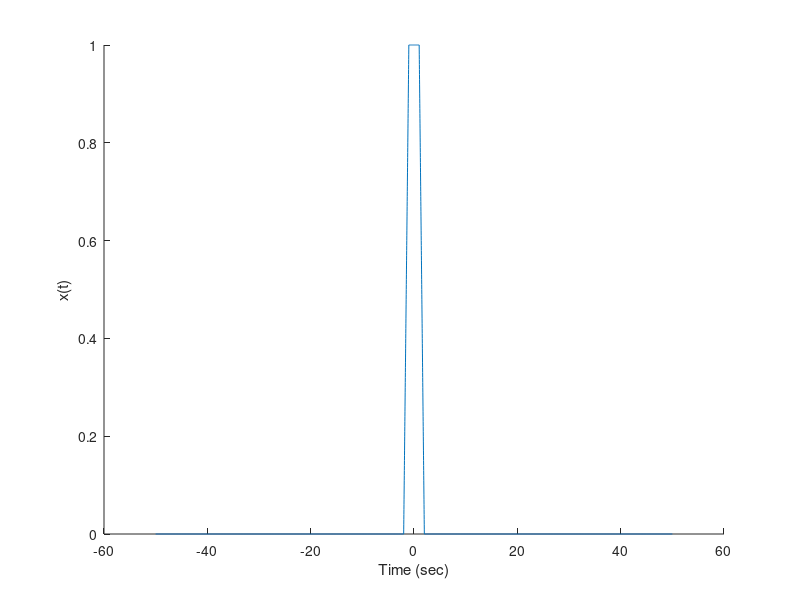
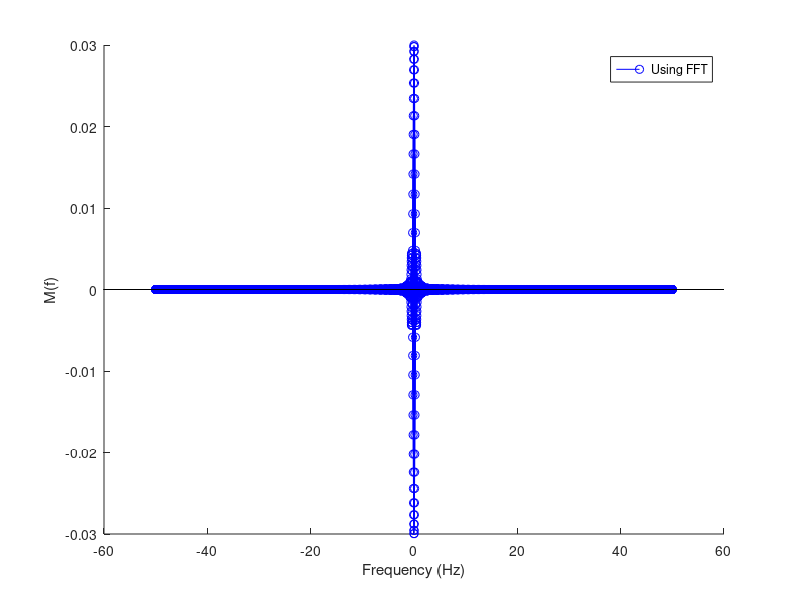

Reproduce these figures in MATLAB, in order.
# clear command window
clc;
# remove all variables from workspace
clear
# close all figures
close all
# importing signal package
pkg load signal


%%%%%% Frequencies initialization %%%%%%
# carrier frequency initialization
fc=1e4; #10KHz

%%%%%% Frequency domain %%%%%%
# df=fs/N
df=0.01; #resolution 0.01Hz
# sampling frequency, inverse of sampling tinme
fs=100; #100Hz

%%%%%% Time and frequency definition %%%%%%
# time step
ts= 1/fs;
# T is the simulation time
T=1/df;
# Number of time samples
N=ceil(T/ts);
# time vector
t= -N*ts/2:ts:N*ts/2-ts;

# frequency vector
if(rem(N,2)==0) #even
  f= -(0.5*fs): df : (0.5*fs-df);
else #odd
  f= -(0.5*fs-0.5*df): df : (0.5*fs-0.5*df);
end



# q1 plot function x(t)
%adding linear part
%getting indices
m=zeros(size(t));
less_neg1=(t<-1) & (t>=-2);
more_pos1=(t>1)&(t<=2);
m(less_neg1)=t(less_neg1)+2*ones(size(t(less_neg1))); %2+t graph
m(more_pos1)=-t(more_pos1)+2*ones(size(t(more_pos1))); %2-t graph
m((t>=-1) & (t<=1))=ones(size(t(t>=-1&t<=1)));


figure(1);
plot(t,m);
xlabel("Time (sec)");
ylabel("x(t)");
box off;


# q2
% manual fft
%analytic_M=zeros(size(t));
%for j=1:length(t)
%    for k=1:length(t)
%      F(j)=t(k)*exp(-1i*2*pi*(j-1)*(k-1)/N);
%      analytic_M(j)=analytic_M(j)+F(j);
%    end
%end
%figure(2)
%plot(f,analytic_M,"--r");

# q3
# fourier transform of m(t) --> M(f)
M=fftshift(fft(m,N)/N); %since it's an even function scaled by 1/N
figure(2)
hold on;
stem(f,M,"-b");
xlabel("Frequency (Hz)");
ylabel("M(f)");
legend("Using FFT");
box off;

% q4: Band Width
Energy_from_freq=sum(abs(M).^2)*df;
# by looking at both variables values in workspace we can verify parseval's theorem.

%%%%%% Finding Band Width %%%%%%%%%%
# we first have to find f=0
index_f0=find(f==0);
# Initializing accumulate energy
Energy_acc=0;
for index_f= index_f0:length(f)
  # we multiply by 2 to use the property of even function
  Energy_acc+=2*(abs(M(index_f)).^2)*df;
  # comparing it to 95% of total energy
  if(Energy_acc>=0.95*Energy_from_freq)
    BW=f(index_f);
    break
  end
end


